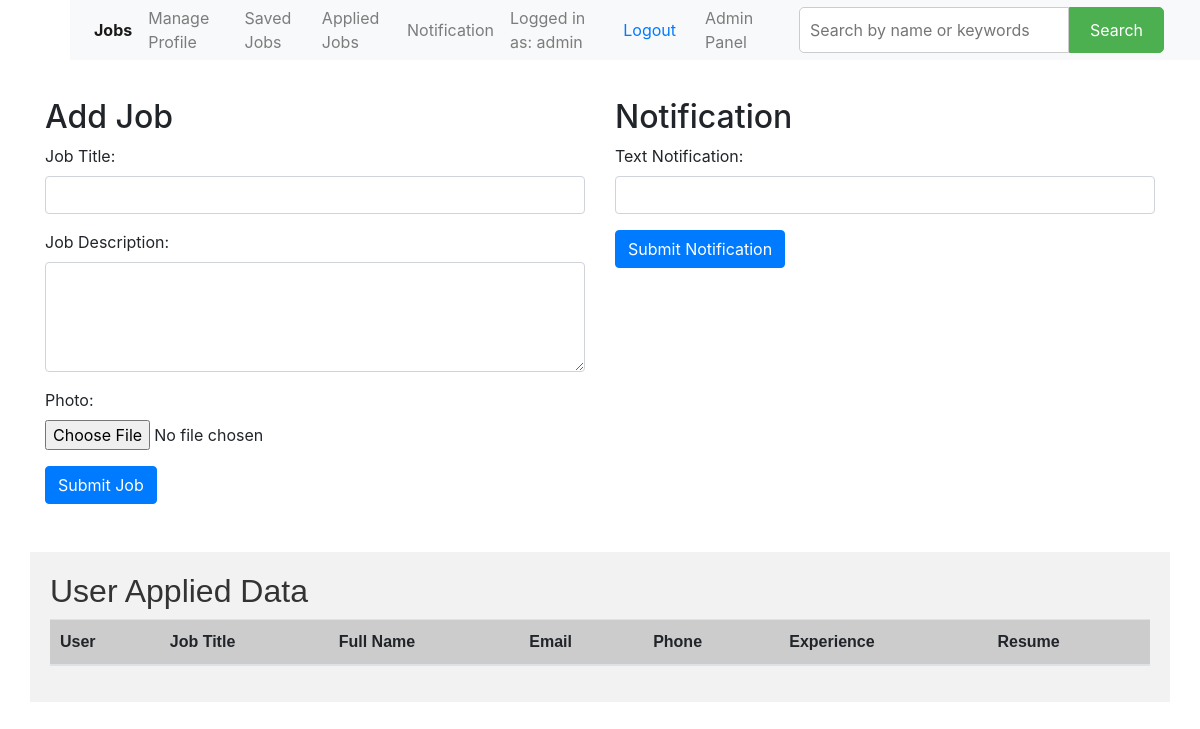
Page /addjobs/ (signed in) on the earlier database version.
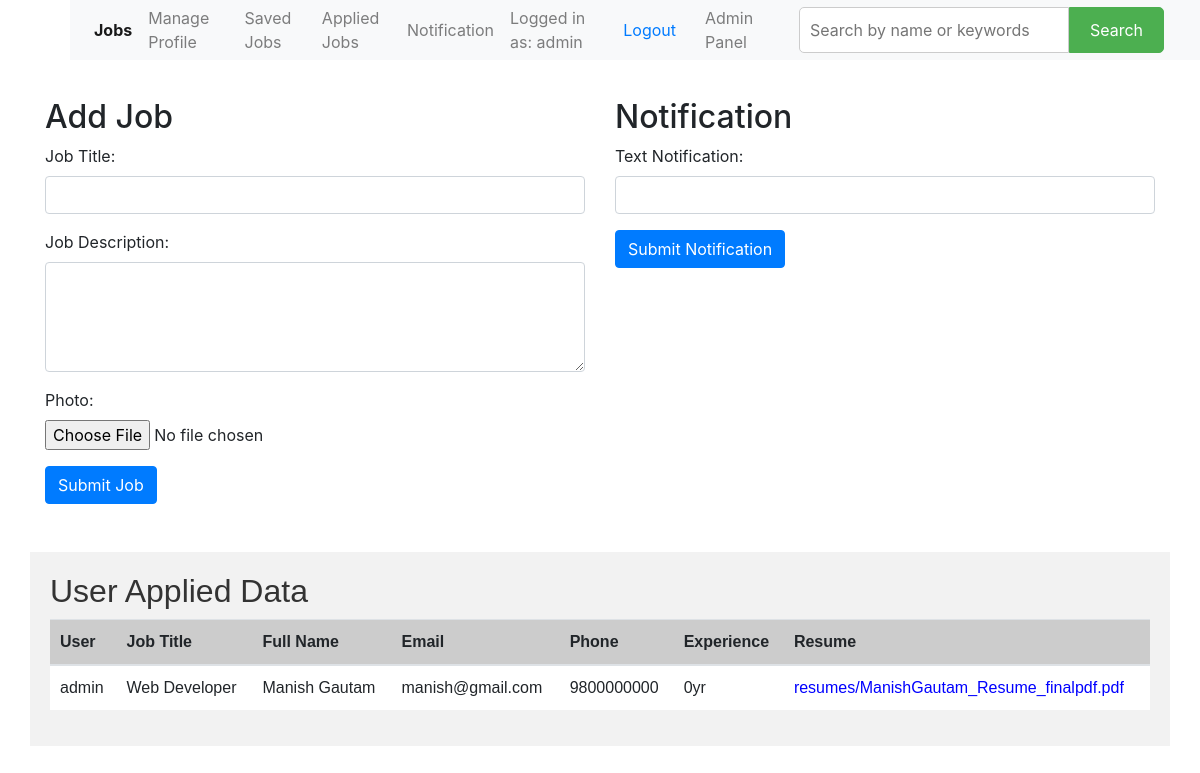
Same page on the later database version.
### maincode/models.py (models this page shows, shortened)
class Application(models.Model):
    user = models.ForeignKey(User,on_delete=models.CASCADE,null=True)
    job = models.ForeignKey(Job, on_delete=models.CASCADE)
    fullname = models.CharField(max_length=100)
    email = models.EmailField()
    phone = models.CharField(max_length=15)
    experience = models.CharField(max_length=20)
    resume = models.FileField(upload_to='resumes/')

class Job(models.Model):
    job_title = models.CharField(max_length=100)
    job_description = models.TextField()
    photo = models.ImageField(upload_to='job_photos/', null=True, blank=True)

### maincode/views.py (the view)
# urls.py: path('addjobs/',views.addjobs, name='addjobs'),
@user_passes_test(lambda u: u.is_superuser)
@login_required
def addjobs(request):
    if request.method == 'POST':
        ndata = Application.objects.all().order_by('-id')
        job_title = request.POST.get('job_title')
        job_description = request.POST.get('job_description')
        photo = request.FILES.get('photo')
        new_job = Job(job_title=job_title, job_description=job_description, photo=photo)
        new_job.save()
        return render(request, 'admin/addjobs.html', {'application': ndata})
    else:
        ndata = Application.objects.all().order_by('-id')
        return render(request, 'admin/addjobs.html', {'application': ndata})

### templates/admin/addjobs.html (shortened to what this page needs)
{% extends "../base/base.html" %}
{% block content %}
<div class="addjobbody">
    <div class="container mt-5">
        <div class="row">
            <div class="col-md-6">
                <h2>Add Job</h2>
                <form method="post" action="{% url 'addjobs' %}" enctype="multipart/form-data">
                    <div class="form-group">
                        <label for="job_title">Job Title:</label>
                        <input type="text" class="form-control" id="job_title" name="job_title" required>
                    </div>
                    <div class="form-group">
                        <label for="job_description">Job Description:</label>
                        <textarea class="form-control" id="job_description" name="job_description" rows="4"
                            required></textarea>
                    </div>
                    <div class="form-group">
                        <label for="photo">Photo:</label>
                        <input type="file" class="form-control-file" id="photo" name="photo" required>
                    </div>
                    <button type="submit" class="btn btn-primary">Submit Job</button>
                </form>
            </div>
            <div class="col-md-6">
                <h2>Notification</h2>
                <form method="post" action="{% url 'notification_submit' %}">
                    <div class="form-group">
                        <label for="text_notification">Text Notification:</label>
                        <input type="text" class="form-control" id="text_notification" name="text_notification">
                    </div>
                    <button type="submit" class="btn btn-primary">Submit Notification</button>
                </form>
            </div>
        </div>
        <div class="row mt-5" style="font-family: Arial, sans-serif;">
            <div class="col-md-12" style="background-color: #f2f2f2; padding: 20px;">
                <h2 style="color: #333;">User Applied Data</h2>
                <table class="table" style="width: 100%; border-collapse: collapse;">
                    <thead>
                        <tr style="background-color: #ccc;">
                            <th style="padding: 10px;">User</th>
                            <th style="padding: 10px;">Job Title</th>
                            <th style="padding: 10px;">Full Name</th>
                            <th style="padding: 10px;">Email</th>
                            <th style="padding: 10px;">Phone</th>
                            <th style="padding: 10px;">Experience</th>
                            <th style="padding: 10px;">Resume</th>
                        </tr>
                    </thead>
                    <tbody>
                        {% for application in application %}
                        <tr style="background-color: #fff;">
                            <td style="padding: 10px;">{{ application.user.username }}</td>
                            <td style="padding: 10px;">{{ application.job.job_title }}</td>
                            <td style="padding: 10px;">{{ application.fullname }}</td>
                            <td style="padding: 10px;">{{ application.email }}</td>
                            <td style="padding: 10px;">{{ application.phone }}</td>
                            <td style="padding: 10px;">{{ application.experience }}</td>
                            <td style="padding: 10px;"><a href="{{ application.resume.url }}" style="text-decoration: none; color: blue;">{{ application.resume.name }}</a></td>
                        </tr>
                        {% endfor %}
                    </tbody>
                </table>
            </div>
        </div>
    </div>
</div>
{% endblock %}

Differences in the rows shown:
added Application: user.username "admin", job.job_title "Web Developer", fullname "Manish Gautam", email "manish@gmail.com", phone "9800000000", experience "0yr", resume.name "resumes/ManishGautam_Resume_finalpdf.pdf"
